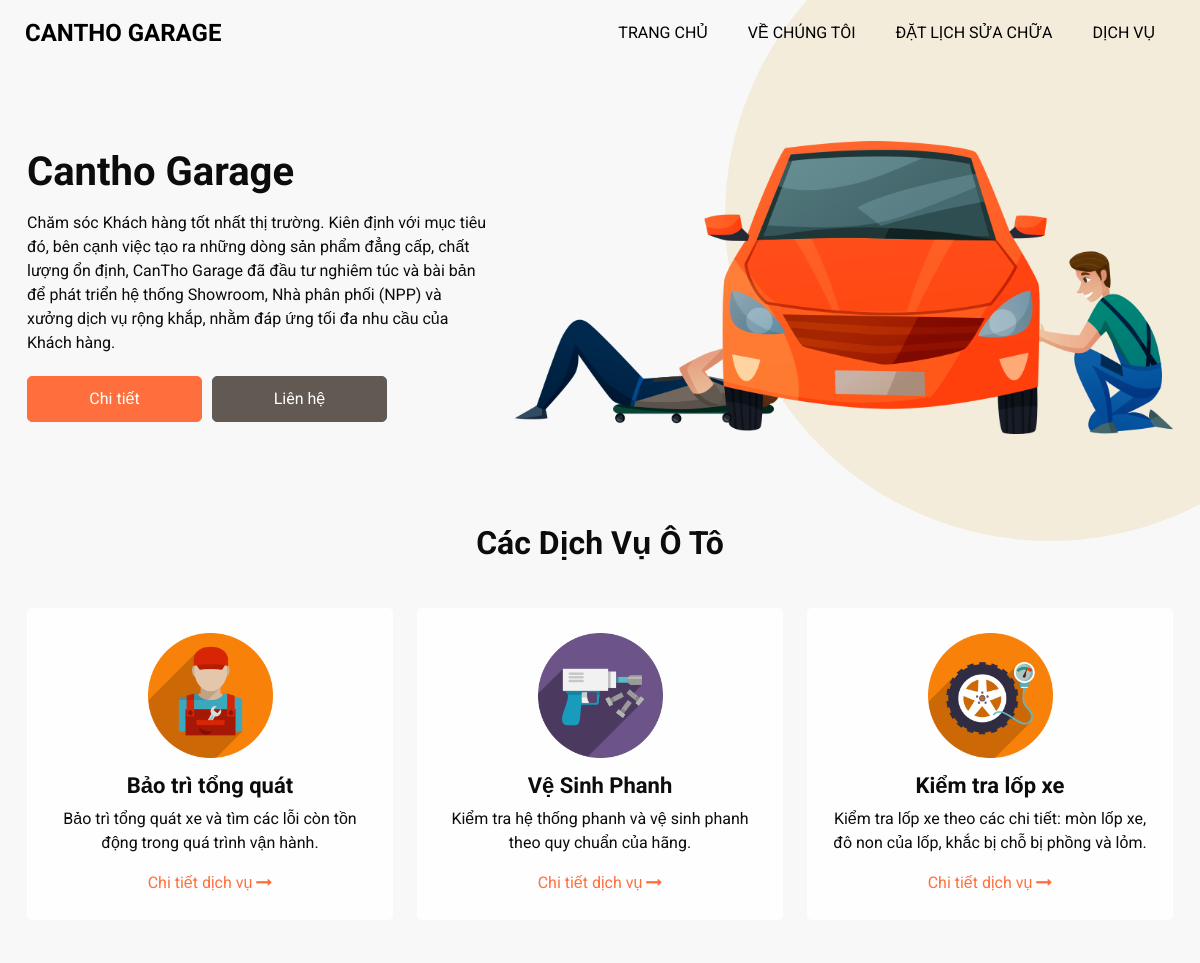
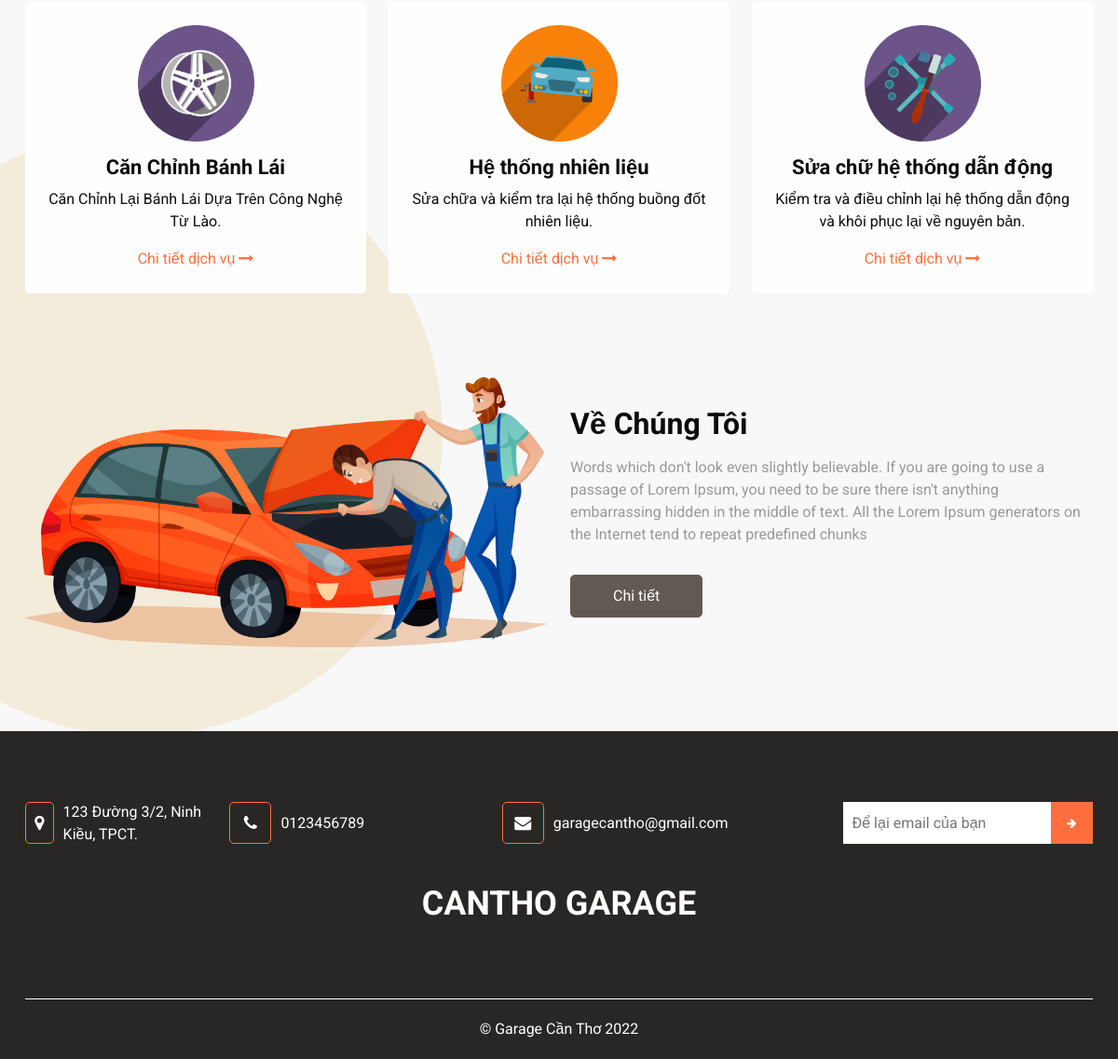
The page / on the database its author committed (2 pictures, top to bottom).
### garage/models.py (models this page shows, shortened)
class Garage(models.Model):
    name = models.CharField(max_length=255, blank=True, verbose_name="Tên cửa hàng")
    description = models.TextField(max_length=2000, blank=True, null=True, verbose_name="Giới thiệu cửa hàng")
    image = models.ImageField(max_length=255, blank=True)
    created_at = models.DateTimeField(auto_now_add=True)
    class Meta:
        verbose_name_plural  = '⚙️ Cửa Hàng'

class Service(models.Model):
    name = models.CharField(max_length=255, blank=True, verbose_name='Tên Dịch Vụ')
    price = models.CharField(max_length=255, blank=True , verbose_name='Giá (VND)')
    time_todo = models.CharField(max_length=255, blank=True , verbose_name='Thời gian (phút)')
    description = models.TextField(max_length=255, blank=True, null=True, verbose_name='Mô tả')
    image = models.ImageField(max_length=255, blank=True)
    created_at = models.DateTimeField(auto_now_add=True)
    class Meta:
        verbose_name_plural  = 'Quản Lý Dịch Vụ '

### garage/views.py (the view)
# urls.py: path('', Homepage.as_view(), name ='homepage'),
class Homepage(ListView):
    model = Service
    template_name = 'garage/index.html'
    context_object_name = 'services'
    def get_context_data(self, **kwargs):
        context = super(Homepage, self).get_context_data(**kwargs)
        context['garage'] = Garage.objects.get(id=1)
        return context

### garage/templates/garage/index.html (shortened to what this page needs)
  {% extends 'garage/partials/main.html' %}
    <section class="slider_section">
      <div id="customCarousel1" class="carousel slide" data-ride="carousel">
        <div class="carousel-inner">
          <div class="carousel-item active">
            <div class="container">
              <div class="row">
                <div class="col-md-6 col-lg-5">
                  <div class="detail-box">
                    <h1>{{garage.name}}</h1>
                    <p>{{garage.description}}</p>
                    <div class="btn-box">
                      <a href="" class="btn-1">Chi tiết</a>
                      <a href="" class="btn-2"> Liên hệ</a>
                    </div>
                  </div>
                </div>
                <div class="col-md-6 col-lg-7">
                  <div class="img-box">
                    {% load static %}
                    <img src="{% static '/images/slider-img.png' %}" alt="" />
                  </div>
                </div>
              </div>
            </div>
          </div>
        </div>
      </div>
    </section>
    <section class="service_section" id="services">
      <div class="container">
        <div class="heading_container heading_center">
          <h2>Các Dịch Vụ Ô Tô</h2>
        </div>
      </div>
      <div class="container">
        <div class="row">
          {% for service in services %}
          <div class="col-md-6 col-lg-4">
            <div class="box">
              <div class="img-box">
                <img src="{{service.image.url}}" alt="" />
              </div>
              <div class="detail-box">
                <h4>{{service.name}}</h4>
                <p>{{service.description}}</p>
                <a href="{% url 'service' service.id %}">
                 Chi tiết dịch vụ
                  <i class="fa fa-long-arrow-right" aria-hidden="true"></i>
                </a>
              </div>
            </div>
          </div>
          {% endfor %}
        </div>
      </div>
    </section>
    <section class="about_section layout_padding">
      <div class="container">
        <div class="row">
          <div class="col-md-6">
            <div class="img-box">
              {% load static %}
              <img src="{% static '/images/about-img.png' %}" alt="" />
            </div>
          </div>
          <div class="col-md-6">
            <div class="detail-box">
              <div class="heading_container">
                <h2>Về Chúng Tôi</h2>
              </div>
              <p>
                Words which don't look even slightly believable. If you are
                going to use a passage of Lorem Ipsum, you need to be sure there
                isn't anything embarrassing hidden in the middle of text. All
                the Lorem Ipsum generators on the Internet tend to repeat
                predefined chunks
              </p>
              <a href=""> Chi tiết </a>
            </div>
          </div>
        </div>
      </div>
    </section>
    {% load static %}
    {% load static %}
    {% load static %}

### garage/templates/garage/partials/main.html (shortened to what this page needs)
{% load static %}
<!DOCTYPE html>
<html lang="en">
  {% include 'garage/partials/header.html' %}
  <body>
    {% block content %} {% endblock %}
    <section class="info_section">
      <div class="info_container">
        <div class="container">
          <div class="row">
            <div class="col-lg-9">
              <div class="info_contact">
                <div class="row">
                  <div class="col-md-3">
                    <a href="#" class="link-box">
                      <i class="fa fa-map-marker" aria-hidden="true"></i>
                      <span> 123 Đường 3/2, Ninh Kiều, TPCT. </span>
                    </a>
                  </div>
                  <div class="col-md-4">
                    <a href="#" class="link-box">
                      <i class="fa fa-phone" aria-hidden="true"></i>
                      <span> 0123456789 </span>
                    </a>
                  </div>
                  <div class="col-md-4">
                    <a href="#" class="link-box">
                      <i class="fa fa-envelope" aria-hidden="true"></i>
                      <span> garagecantho@gmail.com </span>
                    </a>
                  </div>
                </div>
              </div>
            </div>
            <div class="col-md-5 col-lg-3 mx-auto">
              <div class="info_form">
                <form action="#">
                  <input type="email" placeholder="Để lại email của bạn" />
                  <button>
                    <i class="fa fa-arrow-right" aria-hidden="true"></i>
                  </button>
                </form>
              </div>
            </div>
          </div>
          <div class="info_logo">
            <a class="navbar-brand">
              <span> {{garage.name}} </span>
            </a>
          </div>
        </div>
      </div>
    </section>
    <footer class="footer_section">
      <div class="container">
        <p>&copy;  Garage Cần Thơ 2022</p>
      </div>
    </footer>
  </body>
</html>

### garage/templates/garage/partials/header.html (shortened to what this page needs)
{% load static %}
<head>
  <link
    href="https://cdn.jsdelivr.net/npm/bootstrap@5.2.1/dist/css/bootstrap.min.css"
    rel="stylesheet"
  />
  {% load static %}
  <link href="{% static 'css/font-awesome.min.css' %}" rel="stylesheet" />
  {% load static %}
  <link href="{% static 'css/booking.css' %}" rel="stylesheet" />
  {% load static %}
  <link href="{% static 'css/style.css' %}" rel="stylesheet" />
  {% load static %}
  <link href="{% static  'css/responsive.css' %}" rel="stylesheet" />
</head>
<body>
  <header class="header_section">
    <div class="container-fluid">
      <nav class="navbar navbar-expand-lg custom_nav-container">
        <a class="navbar-brand" href="{% url 'homepage' %}">
          <span>{{garage.name}}</span>
        </a>
        <div class="collapse navbar-collapse" id="navbarSupportedContent">
          <ul class="navbar-nav ml-auto">
            <li class="nav-item active">
              <a class="nav-link" href="{% url 'homepage' %}"
                >Trang Chủ <span class="sr-only">(current)</span></a
              >
            </li>
            <li class="nav-item">
              <a class="nav-link" href=""> Về chúng tôi</a>
            </li>
            <li class="nav-item">
              <a class="nav-link" href="{% url 'booking' %}"
                >Đặt lịch sửa chữa</a
              >
            </li>
            <li class="nav-item">
              <a class="nav-link" href="{% url 'homepage' %}#services"
                >Dịch vụ</a
              >
            </li>
          </ul>
        </div>
      </nav>
    </div>
  </header>
</body>
{% load static %}
{% load static %}

### static/css/responsive.css (style rules this page uses)
@media (min-width: 1200px) { .container { max-width: 1170px; } }

### rows shown on the page
Garage: name "CANTHO GARAGE", name "Cantho Garage", description "Chăm sóc Khách hàng tốt nhất thị trường. Kiên định với mục tiêu đó, bên cạnh việc tạo ra những dòng sản phẩm đẳng cấp, chất lượng ổn định, CanTho Garage đã đầu tư nghiêm túc và bài bản để phát triển hệ thống Showroom, Nhà phân phối (NPP) và xưởng dịch vụ rộng khắp, nhằm đáp ứng tối đa nhu cầu của Khách hàng."
Service: image (picture), name "Bảo trì tổng quát", description "Bảo trì tổng quát xe và tìm các lỗi còn tồn động trong quá trình vận hành."
Service: image (picture), name "Vệ Sinh Phanh", description "Kiểm tra hệ thống phanh và vệ sinh phanh theo quy chuẩn của hãng."
Service: image (picture), name "Kiểm tra lốp xe", description "Kiểm tra lốp xe theo các chi tiết: mòn lốp xe, đô non của lốp, khắc bị chỗ bị phồng và lỏm."
Service: image (picture), name "Căn Chỉnh Bánh Lái", description "Căn Chỉnh Lại Bánh Lái Dựa Trên Công Nghệ Từ Lào."
Service: image (picture), name "Hệ thống nhiên liệu", description "Sửa chữa và kiểm tra lại hệ thống buồng đốt nhiên liệu."
Service: image (picture), name "Sửa chữ hệ thống dẫn động", description "Kiểm tra và điều chỉnh lại hệ thống dẫn động và khôi phục lại về nguyên bản."
